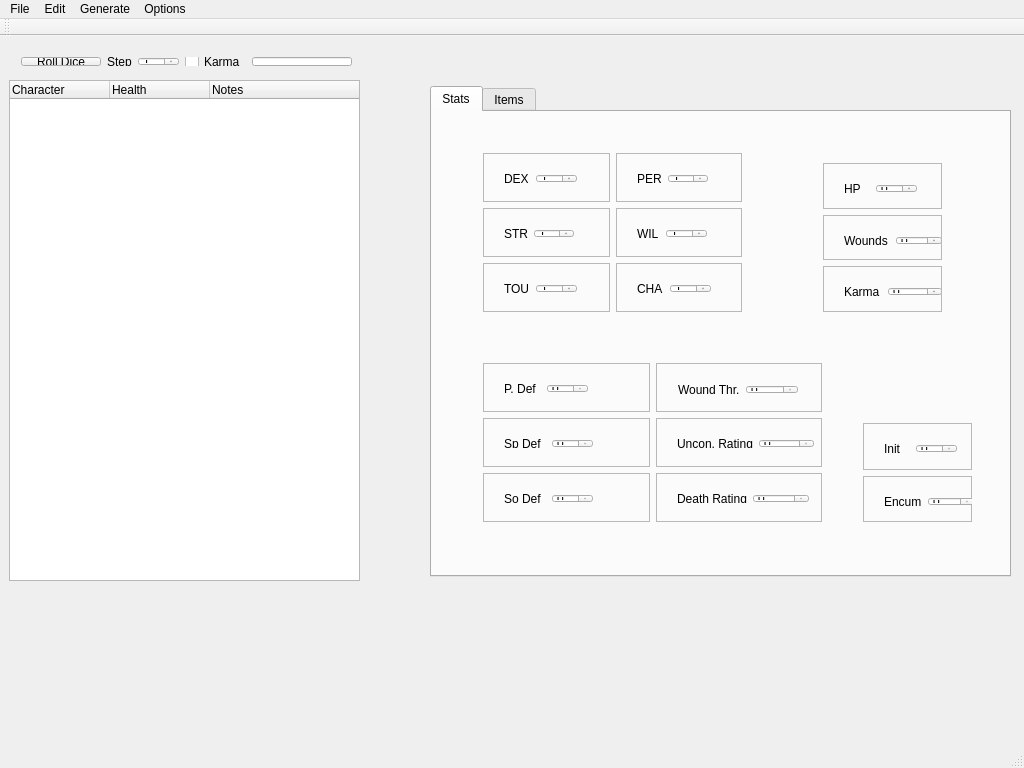
<?xml version="1.0" encoding="UTF-8"?>
<ui version="4.0">
 <class>MainWindow</class>
 <widget class="QMainWindow" name="MainWindow">
  <property name="geometry">
   <rect>
    <x>0</x>
    <y>0</y>
    <width>1024</width>
    <height>768</height>
   </rect>
  </property>
  <property name="windowTitle">
   <string>MainWindow</string>
  </property>
  <widget class="QWidget" name="centralWidget">
   <widget class="QTreeWidget" name="mobTree">
    <property name="geometry">
     <rect>
      <x>9</x>
      <y>44</y>
      <width>351</width>
      <height>501</height>
     </rect>
    </property>
    <property name="autoExpandDelay">
     <number>-1</number>
    </property>
    <property name="columnCount">
     <number>3</number>
    </property>
    <column>
     <property name="text">
      <string>Character</string>
     </property>
    </column>
    <column>
     <property name="text">
      <string>Health</string>
     </property>
    </column>
    <column>
     <property name="text">
      <string>Notes</string>
     </property>
    </column>
   </widget>
   <widget class="QTabWidget" name="tabWidget">
    <property name="geometry">
     <rect>
      <x>430</x>
      <y>50</y>
      <width>581</width>
      <height>491</height>
     </rect>
    </property>
    <property name="currentIndex">
     <number>0</number>
    </property>
    <widget class="QWidget" name="Stats">
     <attribute name="title">
      <string>Stats</string>
     </attribute>
     <widget class="QWidget" name="statsWidget" native="true">
      <property name="geometry">
       <rect>
        <x>30</x>
        <y>10</y>
        <width>301</width>
        <height>221</height>
       </rect>
      </property>
      <widget class="QWidget" name="layoutWidget">
       <property name="geometry">
        <rect>
         <x>10</x>
         <y>20</y>
         <width>281</width>
         <height>181</height>
        </rect>
       </property>
       <layout class="QGridLayout" name="gridLayout">
        <item row="0" column="1">
         <widget class="QFrame" name="perFrame">
          <property name="frameShape">
           <enum>QFrame::StyledPanel</enum>
          </property>
          <property name="frameShadow">
           <enum>QFrame::Raised</enum>
          </property>
          <widget class="QWidget" name="layoutWidget">
           <property name="geometry">
            <rect>
             <x>10</x>
             <y>10</y>
             <width>93</width>
             <height>31</height>
            </rect>
           </property>
           <layout class="QHBoxLayout" name="horizontalLayout_3">
            <item>
             <widget class="QLabel" name="perLabel">
              <property name="text">
               <string>PER</string>
              </property>
             </widget>
            </item>
            <item>
             <widget class="QSpinBox" name="perIs">
              <property name="minimum">
               <number>1</number>
              </property>
              <property name="maximum">
               <number>30</number>
              </property>
             </widget>
            </item>
           </layout>
          </widget>
         </widget>
        </item>
        <item row="1" column="0">
         <widget class="QFrame" name="strFrame">
          <property name="frameShape">
           <enum>QFrame::StyledPanel</enum>
          </property>
          <property name="frameShadow">
           <enum>QFrame::Raised</enum>
          </property>
          <widget class="QWidget" name="layoutWidget">
           <property name="geometry">
            <rect>
             <x>10</x>
             <y>10</y>
             <width>92</width>
             <height>31</height>
            </rect>
           </property>
           <layout class="QHBoxLayout" name="horizontalLayout_4">
            <item>
             <widget class="QLabel" name="strLabel">
              <property name="text">
               <string>STR</string>
              </property>
             </widget>
            </item>
            <item>
             <widget class="QSpinBox" name="strIs">
              <property name="minimum">
               <number>1</number>
              </property>
              <property name="maximum">
               <number>30</number>
              </property>
             </widget>
            </item>
           </layout>
          </widget>
         </widget>
        </item>
        <item row="1" column="1">
         <widget class="QFrame" name="wilFrame">
          <property name="frameShape">
           <enum>QFrame::StyledPanel</enum>
          </property>
          <property name="frameShadow">
           <enum>QFrame::Raised</enum>
          </property>
          <widget class="QWidget" name="layoutWidget">
           <property name="geometry">
            <rect>
             <x>10</x>
             <y>10</y>
             <width>92</width>
             <height>31</height>
            </rect>
           </property>
           <layout class="QHBoxLayout" name="horizontalLayout_5">
            <item>
             <widget class="QLabel" name="wilLabel">
              <property name="text">
               <string>WIL</string>
              </property>
             </widget>
            </item>
            <item>
             <widget class="QSpinBox" name="wilIs">
              <property name="minimum">
               <number>1</number>
              </property>
              <property name="maximum">
               <number>30</number>
              </property>
             </widget>
            </item>
           </layout>
          </widget>
         </widget>
        </item>
        <item row="2" column="0">
         <widget class="QFrame" name="touFrame">
          <property name="frameShape">
           <enum>QFrame::StyledPanel</enum>
          </property>
          <property name="frameShadow">
           <enum>QFrame::Raised</enum>
          </property>
          <widget class="QWidget" name="layoutWidget">
           <property name="geometry">
            <rect>
             <x>10</x>
             <y>10</y>
             <width>95</width>
             <height>31</height>
            </rect>
           </property>
           <layout class="QHBoxLayout" name="horizontalLayout_6">
            <item>
             <widget class="QLabel" name="touLabel">
              <property name="text">
               <string>TOU</string>
              </property>
             </widget>
            </item>
            <item>
             <widget class="QSpinBox" name="touIs">
              <property name="minimum">
               <number>1</number>
              </property>
              <property name="maximum">
               <number>30</number>
              </property>
             </widget>
            </item>
           </layout>
          </widget>
         </widget>
        </item>
        <item row="2" column="1">
         <widget class="QFrame" name="chaFrame">
          <property name="frameShape">
           <enum>QFrame::StyledPanel</enum>
          </property>
          <property name="frameShadow">
           <enum>QFrame::Raised</enum>
          </property>
          <widget class="QWidget" name="layoutWidget">
           <property name="geometry">
            <rect>
             <x>10</x>
             <y>10</y>
             <width>96</width>
             <height>31</height>
            </rect>
           </property>
           <layout class="QHBoxLayout" name="horizontalLayout_7">
            <item>
             <widget class="QLabel" name="chaLabel">
              <property name="text">
               <string>CHA</string>
              </property>
             </widget>
            </item>
            <item>
             <widget class="QSpinBox" name="chaIs">
              <property name="minimum">
               <number>1</number>
              </property>
              <property name="maximum">
               <number>30</number>
              </property>
             </widget>
            </item>
           </layout>
          </widget>
         </widget>
        </item>
        <item row="0" column="0">
         <widget class="QFrame" name="dexFrame">
          <property name="frameShape">
           <enum>QFrame::StyledPanel</enum>
          </property>
          <property name="frameShadow">
           <enum>QFrame::Raised</enum>
          </property>
          <widget class="QWidget" name="layoutWidget">
           <property name="geometry">
            <rect>
             <x>10</x>
             <y>10</y>
             <width>95</width>
             <height>31</height>
            </rect>
           </property>
           <layout class="QHBoxLayout" name="horizontalLayout_2">
            <item>
             <widget class="QLabel" name="dexLabel">
              <property name="text">
               <string>DEX</string>
              </property>
             </widget>
            </item>
            <item>
             <widget class="QSpinBox" name="dexIs">
              <property name="minimum">
               <number>1</number>
              </property>
              <property name="maximum">
               <number>30</number>
              </property>
             </widget>
            </item>
           </layout>
          </widget>
         </widget>
        </item>
       </layout>
      </widget>
     </widget>
     <widget class="QWidget" name="widget_2" native="true">
      <property name="geometry">
       <rect>
        <x>30</x>
        <y>230</y>
        <width>379</width>
        <height>199</height>
       </rect>
      </property>
      <widget class="QWidget" name="layoutWidget">
       <property name="geometry">
        <rect>
         <x>10</x>
         <y>10</y>
         <width>361</width>
         <height>181</height>
        </rect>
       </property>
       <layout class="QHBoxLayout" name="horizontalLayout_15">
        <item>
         <layout class="QVBoxLayout" name="verticalLayout">
          <item>
           <widget class="QFrame" name="pDefFrame">
            <property name="toolTip">
             <string/>
            </property>
            <property name="statusTip">
             <string/>
            </property>
            <property name="whatsThis">
             <string/>
            </property>
            <property name="frameShape">
             <enum>QFrame::StyledPanel</enum>
            </property>
            <property name="frameShadow">
             <enum>QFrame::Raised</enum>
            </property>
            <widget class="QWidget" name="layoutWidget">
             <property name="geometry">
              <rect>
               <x>10</x>
               <y>10</y>
               <width>106</width>
               <height>31</height>
              </rect>
             </property>
             <layout class="QHBoxLayout" name="horizontalLayout_8">
              <item>
               <widget class="QLabel" name="dexLabel_2">
                <property name="mouseTracking">
                 <bool>false</bool>
                </property>
                <property name="toolTip">
                 <string/>
                </property>
                <property name="whatsThis">
                 <string/>
                </property>
                <property name="text">
                 <string>P. Def</string>
                </property>
               </widget>
              </item>
              <item>
               <widget class="QSpinBox" name="pDef">
                <property name="wrapping">
                 <bool>false</bool>
                </property>
                <property name="frame">
                 <bool>true</bool>
                </property>
                <property name="readOnly">
                 <bool>true</bool>
                </property>
               </widget>
              </item>
             </layout>
            </widget>
           </widget>
          </item>
          <item>
           <widget class="QFrame" name="spDefFrame">
            <property name="toolTip">
             <string/>
            </property>
            <property name="statusTip">
             <string/>
            </property>
            <property name="whatsThis">
             <string/>
            </property>
            <property name="frameShape">
             <enum>QFrame::StyledPanel</enum>
            </property>
            <property name="frameShadow">
             <enum>QFrame::Raised</enum>
            </property>
            <widget class="QWidget" name="layoutWidget">
             <property name="geometry">
              <rect>
               <x>10</x>
               <y>10</y>
               <width>111</width>
               <height>31</height>
              </rect>
             </property>
             <layout class="QHBoxLayout" name="horizontalLayout_10">
              <item>
               <widget class="QLabel" name="dexLabel_3">
                <property name="mouseTracking">
                 <bool>false</bool>
                </property>
                <property name="toolTip">
                 <string/>
                </property>
                <property name="whatsThis">
                 <string/>
                </property>
                <property name="text">
                 <string>Sp Def</string>
                </property>
               </widget>
              </item>
              <item>
               <widget class="QSpinBox" name="spDef">
                <property name="readOnly">
                 <bool>true</bool>
                </property>
                <property name="maximum">
                 <number>99</number>
                </property>
               </widget>
              </item>
             </layout>
            </widget>
           </widget>
          </item>
          <item>
           <widget class="QFrame" name="soDefFrame">
            <property name="toolTip">
             <string/>
            </property>
            <property name="statusTip">
             <string/>
            </property>
            <property name="whatsThis">
             <string/>
            </property>
            <property name="frameShape">
             <enum>QFrame::StyledPanel</enum>
            </property>
            <property name="frameShadow">
             <enum>QFrame::Raised</enum>
            </property>
            <widget class="QWidget" name="layoutWidget">
             <property name="geometry">
              <rect>
               <x>10</x>
               <y>10</y>
               <width>111</width>
               <height>31</height>
              </rect>
             </property>
             <layout class="QHBoxLayout" name="horizontalLayout_12">
              <item>
               <widget class="QLabel" name="dexLabel_4">
                <property name="mouseTracking">
                 <bool>false</bool>
                </property>
                <property name="toolTip">
                 <string/>
                </property>
                <property name="whatsThis">
                 <string/>
                </property>
                <property name="text">
                 <string>So Def</string>
                </property>
               </widget>
              </item>
              <item>
               <widget class="QSpinBox" name="soDef">
                <property name="readOnly">
                 <bool>true</bool>
                </property>
               </widget>
              </item>
             </layout>
            </widget>
           </widget>
          </item>
         </layout>
        </item>
        <item>
         <layout class="QVBoxLayout" name="verticalLayout_2">
          <item>
           <widget class="QFrame" name="woundFrame">
            <property name="toolTip">
             <string/>
            </property>
            <property name="statusTip">
             <string/>
            </property>
            <property name="whatsThis">
             <string/>
            </property>
            <property name="frameShape">
             <enum>QFrame::StyledPanel</enum>
            </property>
            <property name="frameShadow">
             <enum>QFrame::Raised</enum>
            </property>
            <widget class="QWidget" name="layoutWidget_2">
             <property name="geometry">
              <rect>
               <x>11</x>
               <y>11</y>
               <width>142</width>
               <height>31</height>
              </rect>
             </property>
             <layout class="QHBoxLayout" name="horizontalLayout_9">
              <item>
               <widget class="QLabel" name="dexLabel_5">
                <property name="mouseTracking">
                 <bool>true</bool>
                </property>
                <property name="toolTip">
                 <string/>
                </property>
                <property name="whatsThis">
                 <string/>
                </property>
                <property name="text">
                 <string>Wound Thr.</string>
                </property>
               </widget>
              </item>
              <item>
               <widget class="QSpinBox" name="woundThreshIs">
                <property name="readOnly">
                 <bool>true</bool>
                </property>
               </widget>
              </item>
             </layout>
            </widget>
           </widget>
          </item>
          <item>
           <widget class="QFrame" name="unconFrame">
            <property name="toolTip">
             <string/>
            </property>
            <property name="statusTip">
             <string/>
            </property>
            <property name="whatsThis">
             <string/>
            </property>
            <property name="frameShape">
             <enum>QFrame::StyledPanel</enum>
            </property>
            <property name="frameShadow">
             <enum>QFrame::Raised</enum>
            </property>
            <widget class="QWidget" name="layoutWidget_3">
             <property name="geometry">
              <rect>
               <x>10</x>
               <y>10</y>
               <width>159</width>
               <height>31</height>
              </rect>
             </property>
             <layout class="QHBoxLayout" name="horizontalLayout_11">
              <item>
               <widget class="QLabel" name="dexLabel_6">
                <property name="mouseTracking">
                 <bool>false</bool>
                </property>
                <property name="toolTip">
                 <string/>
                </property>
                <property name="whatsThis">
                 <string/>
                </property>
                <property name="text">
                 <string>Uncon. Rating</string>
                </property>
               </widget>
              </item>
              <item>
               <widget class="QSpinBox" name="unconIs">
                <property name="readOnly">
                 <bool>true</bool>
                </property>
               </widget>
              </item>
             </layout>
            </widget>
           </widget>
          </item>
          <item>
           <widget class="QFrame" name="deathFrame">
            <property name="toolTip">
             <string/>
            </property>
            <property name="statusTip">
             <string/>
            </property>
            <property name="whatsThis">
             <string/>
            </property>
            <property name="frameShape">
             <enum>QFrame::StyledPanel</enum>
            </property>
            <property name="frameShadow">
             <enum>QFrame::Raised</enum>
            </property>
            <widget class="QWidget" name="layoutWidget_4">
             <property name="geometry">
              <rect>
               <x>10</x>
               <y>10</y>
               <width>154</width>
               <height>31</height>
              </rect>
             </property>
             <layout class="QHBoxLayout" name="horizontalLayout_13">
              <item>
               <widget class="QLabel" name="dexLabel_7">
                <property name="mouseTracking">
                 <bool>false</bool>
                </property>
                <property name="toolTip">
                 <string/>
                </property>
                <property name="whatsThis">
                 <string/>
                </property>
                <property name="text">
                 <string>Death Rating</string>
                </property>
               </widget>
              </item>
              <item>
               <widget class="QSpinBox" name="deathIs">
                <property name="readOnly">
                 <bool>true</bool>
                </property>
               </widget>
              </item>
             </layout>
            </widget>
           </widget>
          </item>
         </layout>
        </item>
       </layout>
      </widget>
     </widget>
     <widget class="QWidget" name="layoutWidget">
      <property name="geometry">
       <rect>
        <x>380</x>
        <y>40</y>
        <width>141</width>
        <height>171</height>
       </rect>
      </property>
      <layout class="QVBoxLayout" name="verticalLayout_3">
       <item>
        <widget class="QFrame" name="hpFrame">
         <property name="frameShape">
          <enum>QFrame::StyledPanel</enum>
         </property>
         <property name="frameShadow">
          <enum>QFrame::Raised</enum>
         </property>
         <widget class="QWidget" name="layoutWidget_7">
          <property name="geometry">
           <rect>
            <x>10</x>
            <y>10</y>
            <width>95</width>
            <height>31</height>
           </rect>
          </property>
          <layout class="QHBoxLayout" name="horizontalLayout_18">
           <item>
            <widget class="QLabel" name="hpLabel">
             <property name="text">
              <string>HP</string>
             </property>
            </widget>
           </item>
           <item>
            <widget class="QSpinBox" name="hpIs">
             <property name="readOnly">
              <bool>false</bool>
             </property>
            </widget>
           </item>
          </layout>
         </widget>
        </widget>
       </item>
       <item>
        <widget class="QFrame" name="woundFrame_2">
         <property name="frameShape">
          <enum>QFrame::StyledPanel</enum>
         </property>
         <property name="frameShadow">
          <enum>QFrame::Raised</enum>
         </property>
         <widget class="QWidget" name="layoutWidget_8">
          <property name="geometry">
           <rect>
            <x>10</x>
            <y>10</y>
            <width>120</width>
            <height>31</height>
           </rect>
          </property>
          <layout class="QHBoxLayout" name="horizontalLayout_19">
           <item>
            <widget class="QLabel" name="woundLabel">
             <property name="text">
              <string>Wounds</string>
             </property>
            </widget>
           </item>
           <item>
            <widget class="QSpinBox" name="woundIs">
             <property name="readOnly">
              <bool>false</bool>
             </property>
            </widget>
           </item>
          </layout>
         </widget>
        </widget>
       </item>
       <item>
        <widget class="QFrame" name="karmaFrame">
         <property name="frameShape">
          <enum>QFrame::StyledPanel</enum>
         </property>
         <property name="frameShadow">
          <enum>QFrame::Raised</enum>
         </property>
         <widget class="QWidget" name="layoutWidget_10">
          <property name="geometry">
           <rect>
            <x>10</x>
            <y>10</y>
            <width>120</width>
            <height>31</height>
           </rect>
          </property>
          <layout class="QHBoxLayout" name="horizontalLayout_21">
           <item>
            <widget class="QLabel" name="karmaLabel">
             <property name="text">
              <string>Karma</string>
             </property>
            </widget>
           </item>
           <item>
            <widget class="QSpinBox" name="karmaIs">
             <property name="readOnly">
              <bool>false</bool>
             </property>
             <property name="maximum">
              <number>1000</number>
             </property>
            </widget>
           </item>
          </layout>
         </widget>
        </widget>
       </item>
      </layout>
     </widget>
     <widget class="QWidget" name="layoutWidget">
      <property name="geometry">
       <rect>
        <x>420</x>
        <y>300</y>
        <width>131</width>
        <height>121</height>
       </rect>
      </property>
      <layout class="QVBoxLayout" name="verticalLayout_4">
       <item>
        <widget class="QFrame" name="initFrame">
         <property name="frameShape">
          <enum>QFrame::StyledPanel</enum>
         </property>
         <property name="frameShadow">
          <enum>QFrame::Raised</enum>
         </property>
         <widget class="QWidget" name="layoutWidget_5">
          <property name="geometry">
           <rect>
            <x>10</x>
            <y>10</y>
            <width>95</width>
            <height>31</height>
           </rect>
          </property>
          <layout class="QHBoxLayout" name="horizontalLayout_16">
           <item>
            <widget class="QLabel" name="initLabel">
             <property name="text">
              <string>Init</string>
             </property>
            </widget>
           </item>
           <item>
            <widget class="QSpinBox" name="initIs">
             <property name="readOnly">
              <bool>true</bool>
             </property>
            </widget>
           </item>
          </layout>
         </widget>
        </widget>
       </item>
       <item>
        <widget class="QFrame" name="encumFrame">
         <property name="frameShape">
          <enum>QFrame::StyledPanel</enum>
         </property>
         <property name="frameShadow">
          <enum>QFrame::Raised</enum>
         </property>
         <widget class="QWidget" name="layoutWidget_6">
          <property name="geometry">
           <rect>
            <x>10</x>
            <y>10</y>
            <width>113</width>
            <height>31</height>
           </rect>
          </property>
          <layout class="QHBoxLayout" name="horizontalLayout_17">
           <item>
            <widget class="QLabel" name="encumLabel">
             <property name="text">
              <string>Encum</string>
             </property>
            </widget>
           </item>
           <item>
            <widget class="QSpinBox" name="encumIs">
             <property name="readOnly">
              <bool>true</bool>
             </property>
             <property name="maximum">
              <number>1000</number>
             </property>
            </widget>
           </item>
          </layout>
         </widget>
        </widget>
       </item>
      </layout>
     </widget>
    </widget>
    <widget class="QWidget" name="tab_2">
     <attribute name="title">
      <string>Items</string>
     </attribute>
     <widget class="QLabel" name="label">
      <property name="geometry">
       <rect>
        <x>40</x>
        <y>20</y>
        <width>161</width>
        <height>31</height>
       </rect>
      </property>
      <property name="text">
       <string>Coming soon...</string>
      </property>
     </widget>
    </widget>
   </widget>
   <widget class="QSplitter" name="splitter_12">
    <property name="geometry">
     <rect>
      <x>0</x>
      <y>0</y>
      <width>0</width>
      <height>0</height>
     </rect>
    </property>
    <property name="orientation">
     <enum>Qt::Vertical</enum>
    </property>
   </widget>
   <widget class="QWidget" name="layoutWidget">
    <property name="geometry">
     <rect>
      <x>0</x>
      <y>0</y>
      <width>2</width>
      <height>2</height>
     </rect>
    </property>
    <layout class="QHBoxLayout" name="horizontalLayout_14"/>
   </widget>
   <widget class="QWidget" name="layoutWidget">
    <property name="geometry">
     <rect>
      <x>10</x>
      <y>10</y>
      <width>353</width>
      <height>31</height>
     </rect>
    </property>
    <layout class="QHBoxLayout" name="randomLayout">
     <item>
      <widget class="QPushButton" name="randomButton">
       <property name="text">
        <string>Roll Dice</string>
       </property>
      </widget>
     </item>
     <item>
      <widget class="QLabel" name="randomLabel">
       <property name="text">
        <string>Step</string>
       </property>
      </widget>
     </item>
     <item>
      <widget class="QSpinBox" name="randomStep">
       <property name="minimum">
        <number>1</number>
       </property>
       <property name="maximum">
        <number>40</number>
       </property>
      </widget>
     </item>
     <item>
      <widget class="QCheckBox" name="karmaCheck">
       <property name="text">
        <string>Karma</string>
       </property>
      </widget>
     </item>
     <item>
      <widget class="QLineEdit" name="randomNumber">
       <property name="readOnly">
        <bool>true</bool>
       </property>
      </widget>
     </item>
    </layout>
   </widget>
  </widget>
  <widget class="QMenuBar" name="menuBar">
   <property name="enabled">
    <bool>true</bool>
   </property>
   <property name="geometry">
    <rect>
     <x>0</x>
     <y>0</y>
     <width>1024</width>
     <height>23</height>
    </rect>
   </property>
   <widget class="QMenu" name="menuFile">
    <property name="title">
     <string>File</string>
    </property>
    <addaction name="actionNew_Group"/>
    <addaction name="actionOpen_Group"/>
    <addaction name="actionImport_Group"/>
    <addaction name="actionSave_Group"/>
    <addaction name="separator"/>
    <addaction name="actionExit"/>
   </widget>
   <widget class="QMenu" name="menuAdd_New">
    <property name="title">
     <string>Edit</string>
    </property>
    <addaction name="actionAdd_Mob_Type"/>
    <addaction name="actionAdd_Mob"/>
    <addaction name="actionRemove_Mob"/>
    <addaction name="separator"/>
    <addaction name="actionAdd_Mob_to_DB"/>
    <addaction name="actionRemove_Mob_from_DB"/>
   </widget>
   <widget class="QMenu" name="menuOptions">
    <property name="title">
     <string>Options</string>
    </property>
    <addaction name="actionWindow_Options"/>
   </widget>
   <widget class="QMenu" name="menuGenerate">
    <property name="title">
     <string>Generate</string>
    </property>
    <addaction name="actionDice_Roll"/>
   </widget>
   <addaction name="menuFile"/>
   <addaction name="menuAdd_New"/>
   <addaction name="menuGenerate"/>
   <addaction name="menuOptions"/>
  </widget>
  <widget class="QToolBar" name="mainToolBar">
   <attribute name="toolBarArea">
    <enum>TopToolBarArea</enum>
   </attribute>
   <attribute name="toolBarBreak">
    <bool>false</bool>
   </attribute>
  </widget>
  <widget class="QStatusBar" name="statusBar"/>
  <action name="actionGroup">
   <property name="text">
    <string>Group</string>
   </property>
  </action>
  <action name="actionAdd_Mob_Type">
   <property name="text">
    <string>Add Mob Type</string>
   </property>
  </action>
  <action name="actionOpen_Group">
   <property name="text">
    <string>Open Group</string>
   </property>
  </action>
  <action name="actionSave_Group">
   <property name="text">
    <string>Save Group</string>
   </property>
  </action>
  <action name="actionNew_Group">
   <property name="text">
    <string>New Group</string>
   </property>
  </action>
  <action name="actionExit">
   <property name="text">
    <string>Exit</string>
   </property>
  </action>
  <action name="actionEdit_Mob_Type">
   <property name="text">
    <string>Edit Mob Type</string>
   </property>
  </action>
  <action name="actionWindow_Options">
   <property name="text">
    <string>Database File Location</string>
   </property>
  </action>
  <action name="actionSound_Options">
   <property name="text">
    <string>Sound Options</string>
   </property>
  </action>
  <action name="actionDice_Roll">
   <property name="text">
    <string>Dice Roll</string>
   </property>
   <property name="shortcut">
    <string>R</string>
   </property>
  </action>
  <action name="actionRandom_Type">
   <property name="text">
    <string>Random Type</string>
   </property>
  </action>
  <action name="actionRandom_Name">
   <property name="text">
    <string>Random Name</string>
   </property>
  </action>
  <action name="actionAdd_Mob">
   <property name="text">
    <string>Add Mob</string>
   </property>
  </action>
  <action name="actionRemove_Mob">
   <property name="text">
    <string>Remove Mob</string>
   </property>
  </action>
  <action name="actionImport_Group">
   <property name="text">
    <string>Import Group</string>
   </property>
  </action>
  <action name="actionAdd_Mob_to_DB">
   <property name="text">
    <string>Add Mob to DB</string>
   </property>
  </action>
  <action name="actionRemove_Mob_from_DB">
   <property name="text">
    <string>Remove Mob from DB</string>
   </property>
  </action>
 </widget>
 <layoutdefault spacing="6" margin="11"/>
 <resources/>
 <connections/>
</ui>
